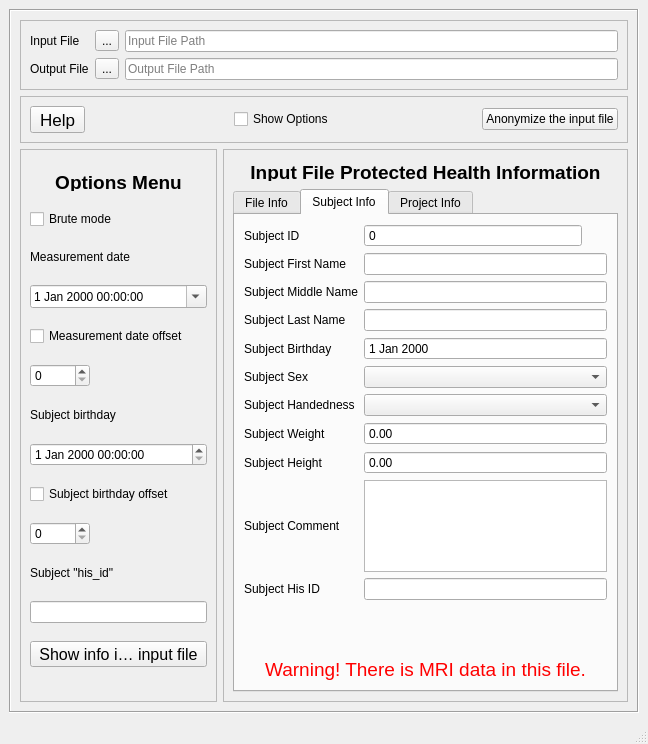
<?xml version="1.0" encoding="UTF-8"?>
<ui version="4.0">
 <class>MainWindow</class>
 <widget class="QMainWindow" name="MainWindow">
  <property name="geometry">
   <rect>
    <x>0</x>
    <y>0</y>
    <width>648</width>
    <height>744</height>
   </rect>
  </property>
  <property name="minimumSize">
   <size>
    <width>550</width>
    <height>0</height>
   </size>
  </property>
  <property name="windowTitle">
   <string>MainWindow</string>
  </property>
  <property name="documentMode">
   <bool>false</bool>
  </property>
  <widget class="QWidget" name="centralwidget">
   <layout class="QVBoxLayout" name="verticalLayout_4">
    <item>
     <widget class="QScrollArea" name="scrollAreaMainMenu">
      <property name="sizePolicy">
       <sizepolicy hsizetype="MinimumExpanding" vsizetype="MinimumExpanding">
        <horstretch>0</horstretch>
        <verstretch>0</verstretch>
       </sizepolicy>
      </property>
      <property name="minimumSize">
       <size>
        <width>400</width>
        <height>0</height>
       </size>
      </property>
      <property name="maximumSize">
       <size>
        <width>16777215</width>
        <height>16777215</height>
       </size>
      </property>
      <property name="autoFillBackground">
       <bool>false</bool>
      </property>
      <property name="frameShape">
       <enum>QFrame::Box</enum>
      </property>
      <property name="verticalScrollBarPolicy">
       <enum>Qt::ScrollBarAsNeeded</enum>
      </property>
      <property name="widgetResizable">
       <bool>true</bool>
      </property>
      <widget class="QWidget" name="scrollAreaWidgetContents">
       <property name="geometry">
        <rect>
         <x>0</x>
         <y>0</y>
         <width>620</width>
         <height>692</height>
        </rect>
       </property>
       <layout class="QVBoxLayout" name="verticalLayout_2">
        <item>
         <widget class="QFrame" name="frameInOutFiles">
          <property name="maximumSize">
           <size>
            <width>16777215</width>
            <height>100</height>
           </size>
          </property>
          <property name="frameShape">
           <enum>QFrame::StyledPanel</enum>
          </property>
          <property name="frameShadow">
           <enum>QFrame::Raised</enum>
          </property>
          <layout class="QGridLayout" name="gridLayout_6">
           <item row="0" column="2">
            <widget class="QLineEdit" name="lineEditInFile">
             <property name="placeholderText">
              <string>Input File Path</string>
             </property>
            </widget>
           </item>
           <item row="3" column="2">
            <widget class="QLineEdit" name="lineEditOutFile">
             <property name="sizePolicy">
              <sizepolicy hsizetype="MinimumExpanding" vsizetype="Preferred">
               <horstretch>0</horstretch>
               <verstretch>0</verstretch>
              </sizepolicy>
             </property>
             <property name="minimumSize">
              <size>
               <width>0</width>
               <height>0</height>
              </size>
             </property>
             <property name="placeholderText">
              <string>Output File Path</string>
             </property>
            </widget>
           </item>
           <item row="3" column="0">
            <widget class="QLabel" name="labelOutFile">
             <property name="text">
              <string>Output File</string>
             </property>
            </widget>
           </item>
           <item row="0" column="0">
            <widget class="QLabel" name="labelInFile">
             <property name="text">
              <string>Input File</string>
             </property>
            </widget>
           </item>
           <item row="0" column="1">
            <widget class="QToolButton" name="openInFileWindowButton">
             <property name="text">
              <string>...</string>
             </property>
            </widget>
           </item>
           <item row="3" column="1">
            <widget class="QToolButton" name="openOutFileWindowButton">
             <property name="text">
              <string>...</string>
             </property>
            </widget>
           </item>
          </layout>
         </widget>
        </item>
        <item>
         <widget class="QFrame" name="frameMainMenu">
          <property name="maximumSize">
           <size>
            <width>16777215</width>
            <height>50</height>
           </size>
          </property>
          <property name="frameShape">
           <enum>QFrame::StyledPanel</enum>
          </property>
          <property name="frameShadow">
           <enum>QFrame::Raised</enum>
          </property>
          <layout class="QGridLayout" name="gridLayout">
           <item row="0" column="0">
            <widget class="QToolButton" name="moreInfoButton">
             <property name="minimumSize">
              <size>
               <width>55</width>
               <height>25</height>
              </size>
             </property>
             <property name="styleSheet">
              <string notr="true">font:13pt;</string>
             </property>
             <property name="text">
              <string>Help</string>
             </property>
            </widget>
           </item>
           <item row="0" column="4">
            <widget class="QPushButton" name="pushButtonAnonymizeFile">
             <property name="text">
              <string>Anonymize the input file</string>
             </property>
            </widget>
           </item>
           <item row="0" column="2">
            <widget class="QCheckBox" name="checkBoxShowOptions">
             <property name="text">
              <string>Show Options</string>
             </property>
            </widget>
           </item>
           <item row="0" column="1">
            <spacer name="horizontalSpacer">
             <property name="orientation">
              <enum>Qt::Horizontal</enum>
             </property>
             <property name="sizeHint" stdset="0">
              <size>
               <width>40</width>
               <height>20</height>
              </size>
             </property>
            </spacer>
           </item>
           <item row="0" column="3">
            <spacer name="horizontalSpacer_2">
             <property name="orientation">
              <enum>Qt::Horizontal</enum>
             </property>
             <property name="sizeHint" stdset="0">
              <size>
               <width>40</width>
               <height>20</height>
              </size>
             </property>
            </spacer>
           </item>
          </layout>
         </widget>
        </item>
        <item>
         <widget class="QFrame" name="frameOptionsAndExtraInfo">
          <property name="minimumSize">
           <size>
            <width>300</width>
            <height>506</height>
           </size>
          </property>
          <property name="frameShape">
           <enum>QFrame::NoFrame</enum>
          </property>
          <property name="frameShadow">
           <enum>QFrame::Plain</enum>
          </property>
          <property name="lineWidth">
           <number>0</number>
          </property>
          <layout class="QHBoxLayout" name="horizontalLayout_2">
           <property name="leftMargin">
            <number>0</number>
           </property>
           <property name="topMargin">
            <number>0</number>
           </property>
           <property name="rightMargin">
            <number>0</number>
           </property>
           <property name="bottomMargin">
            <number>0</number>
           </property>
           <item>
            <widget class="QFrame" name="frameOptions">
             <property name="sizePolicy">
              <sizepolicy hsizetype="MinimumExpanding" vsizetype="Preferred">
               <horstretch>0</horstretch>
               <verstretch>0</verstretch>
              </sizepolicy>
             </property>
             <property name="minimumSize">
              <size>
               <width>190</width>
               <height>0</height>
              </size>
             </property>
             <property name="maximumSize">
              <size>
               <width>400</width>
               <height>800</height>
              </size>
             </property>
             <property name="frameShape">
              <enum>QFrame::StyledPanel</enum>
             </property>
             <property name="frameShadow">
              <enum>QFrame::Raised</enum>
             </property>
             <layout class="QGridLayout" name="gridLayout_3">
              <item row="7" column="0">
               <widget class="QDateTimeEdit" name="dateTimeBirthdayDate"/>
              </item>
              <item row="5" column="0">
               <widget class="QSpinBox" name="spinBoxMeasurementDateOffset">
                <property name="sizePolicy">
                 <sizepolicy hsizetype="Expanding" vsizetype="Fixed">
                  <horstretch>0</horstretch>
                  <verstretch>0</verstretch>
                 </sizepolicy>
                </property>
                <property name="maximumSize">
                 <size>
                  <width>60</width>
                  <height>16777215</height>
                 </size>
                </property>
               </widget>
              </item>
              <item row="1" column="0">
               <widget class="QCheckBox" name="checkBoxBruteMode">
                <property name="text">
                 <string>Brute mode</string>
                </property>
               </widget>
              </item>
              <item row="0" column="0">
               <widget class="QLabel" name="labelMeasDate_2">
                <property name="maximumSize">
                 <size>
                  <width>16777215</width>
                  <height>20</height>
                 </size>
                </property>
                <property name="styleSheet">
                 <string notr="true">font:14pt;</string>
                </property>
                <property name="text">
                 <string>&lt;html&gt;&lt;head/&gt;&lt;body&gt;&lt;p&gt;&lt;span style=&quot; font-weight:600;&quot;&gt;Options Menu&lt;/span&gt;&lt;/p&gt;&lt;/body&gt;&lt;/html&gt;</string>
                </property>
                <property name="alignment">
                 <set>Qt::AlignCenter</set>
                </property>
               </widget>
              </item>
              <item row="11" column="0">
               <widget class="QLineEdit" name="lineEditSubjectHisId"/>
              </item>
              <item row="2" column="0">
               <widget class="QLabel" name="labelMeasDate">
                <property name="maximumSize">
                 <size>
                  <width>16777215</width>
                  <height>20</height>
                 </size>
                </property>
                <property name="text">
                 <string>&lt;html&gt;&lt;head/&gt;&lt;body&gt;&lt;p&gt;Measurement date&lt;/p&gt;&lt;/body&gt;&lt;/html&gt;</string>
                </property>
               </widget>
              </item>
              <item row="12" column="0">
               <widget class="QToolButton" name="seeExtraInfoButton">
                <property name="minimumSize">
                 <size>
                  <width>0</width>
                  <height>8</height>
                 </size>
                </property>
                <property name="styleSheet">
                 <string notr="true">font: 12pt;</string>
                </property>
                <property name="text">
                 <string>Show info in the input file</string>
                </property>
               </widget>
              </item>
              <item row="10" column="0">
               <widget class="QLabel" name="labelSubjectHisId">
                <property name="maximumSize">
                 <size>
                  <width>16777215</width>
                  <height>20</height>
                 </size>
                </property>
                <property name="text">
                 <string>&lt;html&gt;&lt;head/&gt;&lt;body&gt;&lt;p&gt;Subject &amp;quot;his_id&amp;quot;&lt;/p&gt;&lt;/body&gt;&lt;/html&gt;</string>
                </property>
               </widget>
              </item>
              <item row="6" column="0">
               <widget class="QLabel" name="labelSubjectBirthday">
                <property name="maximumSize">
                 <size>
                  <width>16777215</width>
                  <height>20</height>
                 </size>
                </property>
                <property name="text">
                 <string>&lt;html&gt;&lt;head/&gt;&lt;body&gt;&lt;p&gt;Subject birthday&lt;/p&gt;&lt;/body&gt;&lt;/html&gt;</string>
                </property>
               </widget>
              </item>
              <item row="4" column="0">
               <widget class="QCheckBox" name="checkBoxMeasurementDateOffset">
                <property name="text">
                 <string>Measurement date offset</string>
                </property>
               </widget>
              </item>
              <item row="9" column="0">
               <widget class="QSpinBox" name="spinBoxBirthdayDateOffset">
                <property name="maximumSize">
                 <size>
                  <width>60</width>
                  <height>16777215</height>
                 </size>
                </property>
               </widget>
              </item>
              <item row="8" column="0">
               <widget class="QCheckBox" name="checkBoxBirthdayDateOffset">
                <property name="text">
                 <string>Subject birthday offset</string>
                </property>
               </widget>
              </item>
              <item row="3" column="0">
               <widget class="QDateTimeEdit" name="dateTimeMeasurementDate">
                <property name="sizePolicy">
                 <sizepolicy hsizetype="Expanding" vsizetype="Maximum">
                  <horstretch>0</horstretch>
                  <verstretch>0</verstretch>
                 </sizepolicy>
                </property>
                <property name="time">
                 <time>
                  <hour>0</hour>
                  <minute>0</minute>
                  <second>0</second>
                 </time>
                </property>
                <property name="calendarPopup">
                 <bool>true</bool>
                </property>
               </widget>
              </item>
             </layout>
             <zorder>checkBoxBirthdayDateOffset</zorder>
             <zorder>labelSubjectHisId</zorder>
             <zorder>checkBoxMeasurementDateOffset</zorder>
             <zorder>dateTimeBirthdayDate</zorder>
             <zorder>labelMeasDate</zorder>
             <zorder>spinBoxMeasurementDateOffset</zorder>
             <zorder>dateTimeMeasurementDate</zorder>
             <zorder>labelSubjectBirthday</zorder>
             <zorder>lineEditSubjectHisId</zorder>
             <zorder>spinBoxBirthdayDateOffset</zorder>
             <zorder>checkBoxBruteMode</zorder>
             <zorder>labelMeasDate_2</zorder>
             <zorder>seeExtraInfoButton</zorder>
            </widget>
           </item>
           <item>
            <widget class="QFrame" name="frameExtraInfo">
             <property name="minimumSize">
              <size>
               <width>307</width>
               <height>9</height>
              </size>
             </property>
             <property name="maximumSize">
              <size>
               <width>500</width>
               <height>16777215</height>
              </size>
             </property>
             <property name="frameShape">
              <enum>QFrame::StyledPanel</enum>
             </property>
             <property name="frameShadow">
              <enum>QFrame::Raised</enum>
             </property>
             <layout class="QVBoxLayout" name="verticalLayout">
              <item>
               <widget class="QFrame" name="frame">
                <property name="maximumSize">
                 <size>
                  <width>16777215</width>
                  <height>37</height>
                 </size>
                </property>
                <property name="frameShape">
                 <enum>QFrame::NoFrame</enum>
                </property>
                <property name="frameShadow">
                 <enum>QFrame::Raised</enum>
                </property>
                <layout class="QVBoxLayout" name="verticalLayout_3">
                 <property name="spacing">
                  <number>0</number>
                 </property>
                 <property name="topMargin">
                  <number>2</number>
                 </property>
                 <property name="bottomMargin">
                  <number>2</number>
                 </property>
                 <item>
                  <widget class="QLabel" name="labelExtraInfoTitle">
                   <property name="maximumSize">
                    <size>
                     <width>16777215</width>
                     <height>20</height>
                    </size>
                   </property>
                   <property name="styleSheet">
                    <string notr="true">font: 14pt;</string>
                   </property>
                   <property name="text">
                    <string>&lt;html&gt;&lt;head/&gt;&lt;body&gt;&lt;p&gt;&lt;span style=&quot; font-weight:600;&quot;&gt;Input File Protected Health Information&lt;/span&gt;&lt;/p&gt;&lt;/body&gt;&lt;/html&gt;</string>
                   </property>
                   <property name="alignment">
                    <set>Qt::AlignCenter</set>
                   </property>
                  </widget>
                 </item>
                </layout>
               </widget>
              </item>
              <item>
               <widget class="QTabWidget" name="tabWidget">
                <property name="enabled">
                 <bool>true</bool>
                </property>
                <property name="currentIndex">
                 <number>1</number>
                </property>
                <widget class="QWidget" name="tab">
                 <attribute name="title">
                  <string>File Info</string>
                 </attribute>
                 <layout class="QGridLayout" name="gridLayout_5">
                  <item row="3" column="1">
                   <widget class="QDateTimeEdit" name="dateTimeFileMeasurementDateExtra">
                    <property name="buttonSymbols">
                     <enum>QAbstractSpinBox::NoButtons</enum>
                    </property>
                   </widget>
                  </item>
                  <item row="2" column="0">
                   <widget class="QLabel" name="labelMACAddressExtra">
                    <property name="text">
                     <string>ID MAC address</string>
                    </property>
                   </widget>
                  </item>
                  <item row="3" column="0">
                   <widget class="QLabel" name="labelFileMeasurementDateExtra">
                    <property name="text">
                     <string>Measurement Date</string>
                    </property>
                   </widget>
                  </item>
                  <item row="2" column="1">
                   <widget class="QLineEdit" name="lineEditIdMACAddressExtra"/>
                  </item>
                  <item row="5" column="1">
                   <widget class="QLineEdit" name="lineEditExperimenterExtra"/>
                  </item>
                  <item row="0" column="0">
                   <widget class="QLabel" name="labelFileVersionExtra">
                    <property name="text">
                     <string>ID File FIFF version</string>
                    </property>
                   </widget>
                  </item>
                  <item row="4" column="0">
                   <widget class="QLabel" name="labelFileCommentExtra">
                    <property name="text">
                     <string>File Comment</string>
                    </property>
                   </widget>
                  </item>
                  <item row="1" column="1">
                   <widget class="QDateTimeEdit" name="dateTimeIdMeasurementDateExtra">
                    <property name="buttonSymbols">
                     <enum>QAbstractSpinBox::NoButtons</enum>
                    </property>
                   </widget>
                  </item>
                  <item row="5" column="0">
                   <widget class="QLabel" name="labelExperimenterExtra">
                    <property name="text">
                     <string>Experimenter</string>
                    </property>
                   </widget>
                  </item>
                  <item row="0" column="1">
                   <widget class="QLineEdit" name="lineEditIdFileVersionExtra"/>
                  </item>
                  <item row="1" column="0">
                   <widget class="QLabel" name="labelIdMeasurementDateExtra">
                    <property name="text">
                     <string>ID Measurement Date</string>
                    </property>
                   </widget>
                  </item>
                  <item row="6" column="1">
                   <spacer name="verticalSpacer">
                    <property name="orientation">
                     <enum>Qt::Vertical</enum>
                    </property>
                    <property name="sizeHint" stdset="0">
                     <size>
                      <width>20</width>
                      <height>40</height>
                     </size>
                    </property>
                   </spacer>
                  </item>
                  <item row="4" column="1">
                   <widget class="QPlainTextEdit" name="plainTextFileCommentExtra">
                    <property name="sizePolicy">
                     <sizepolicy hsizetype="MinimumExpanding" vsizetype="MinimumExpanding">
                      <horstretch>0</horstretch>
                      <verstretch>0</verstretch>
                     </sizepolicy>
                    </property>
                    <property name="maximumSize">
                     <size>
                      <width>16777215</width>
                      <height>122</height>
                     </size>
                    </property>
                    <property name="verticalScrollBarPolicy">
                     <enum>Qt::ScrollBarAsNeeded</enum>
                    </property>
                    <property name="readOnly">
                     <bool>false</bool>
                    </property>
                    <property name="plainText">
                     <string/>
                    </property>
                   </widget>
                  </item>
                 </layout>
                </widget>
                <widget class="QWidget" name="tab_2">
                 <attribute name="title">
                  <string>Subject Info</string>
                 </attribute>
                 <layout class="QGridLayout" name="gridLayout_4">
                  <item row="4" column="0" colspan="2">
                   <widget class="QLabel" name="labelSubjectBirthdayExtra">
                    <property name="text">
                     <string>Subject Birthday</string>
                    </property>
                   </widget>
                  </item>
                  <item row="5" column="0" colspan="2">
                   <widget class="QLabel" name="labelSubjectSexExtra">
                    <property name="text">
                     <string>Subject Sex</string>
                    </property>
                   </widget>
                  </item>
                  <item row="10" column="0">
                   <widget class="QLabel" name="labelHisIDExtra">
                    <property name="text">
                     <string>Subject His ID</string>
                    </property>
                   </widget>
                  </item>
                  <item row="2" column="2">
                   <widget class="QLineEdit" name="lineEditSubjectMiddleNameExtra"/>
                  </item>
                  <item row="9" column="0">
                   <widget class="QLabel" name="labelSubjectCommentExtra">
                    <property name="maximumSize">
                     <size>
                      <width>16777215</width>
                      <height>50</height>
                     </size>
                    </property>
                    <property name="text">
                     <string>Subject Comment</string>
                    </property>
                   </widget>
                  </item>
                  <item row="11" column="0">
                   <spacer name="verticalSpacer_8">
                    <property name="orientation">
                     <enum>Qt::Vertical</enum>
                    </property>
                    <property name="sizeHint" stdset="0">
                     <size>
                      <width>20</width>
                      <height>40</height>
                     </size>
                    </property>
                   </spacer>
                  </item>
                  <item row="8" column="2">
                   <widget class="QDoubleSpinBox" name="doubleSpinBoxSubjectHeightExtra">
                    <property name="buttonSymbols">
                     <enum>QAbstractSpinBox::NoButtons</enum>
                    </property>
                   </widget>
                  </item>
                  <item row="6" column="0" colspan="2">
                   <widget class="QLabel" name="labelSubjectHandExtra">
                    <property name="text">
                     <string>Subject Handedness</string>
                    </property>
                   </widget>
                  </item>
                  <item row="1" column="2">
                   <widget class="QLineEdit" name="lineEditSubjectFirstNameExtra"/>
                  </item>
                  <item row="3" column="0" colspan="2">
                   <widget class="QLabel" name="labelSubjectLastNameExtra">
                    <property name="text">
                     <string>Subject Last Name</string>
                    </property>
                   </widget>
                  </item>
                  <item row="2" column="0" colspan="2">
                   <widget class="QLabel" name="labelSubjectMiddleNameExtra">
                    <property name="text">
                     <string>Subject Middle Name</string>
                    </property>
                   </widget>
                  </item>
                  <item row="1" column="0" colspan="2">
                   <widget class="QLabel" name="labelSubjectFirstNameExtra">
                    <property name="text">
                     <string>Subject First Name</string>
                    </property>
                   </widget>
                  </item>
                  <item row="0" column="2">
                   <widget class="QSpinBox" name="spinBoxSubjectIDExtra">
                    <property name="maximumSize">
                     <size>
                      <width>218</width>
                      <height>16777215</height>
                     </size>
                    </property>
                    <property name="buttonSymbols">
                     <enum>QAbstractSpinBox::NoButtons</enum>
                    </property>
                   </widget>
                  </item>
                  <item row="5" column="2">
                   <widget class="QComboBox" name="comboBoxSubjectSexExtra"/>
                  </item>
                  <item row="10" column="2">
                   <widget class="QLineEdit" name="lineEditSubjectHisIdExtra"/>
                  </item>
                  <item row="4" column="2">
                   <widget class="QDateEdit" name="dateEditSubjectBirthdayExtra">
                    <property name="buttonSymbols">
                     <enum>QAbstractSpinBox::NoButtons</enum>
                    </property>
                   </widget>
                  </item>
                  <item row="7" column="0" colspan="2">
                   <widget class="QLabel" name="labelSubjectWeightExtra">
                    <property name="text">
                     <string>Subject Weight</string>
                    </property>
                   </widget>
                  </item>
                  <item row="0" column="0" colspan="2">
                   <widget class="QLabel" name="labelSubjectIDExtra">
                    <property name="text">
                     <string>Subject ID</string>
                    </property>
                   </widget>
                  </item>
                  <item row="3" column="2">
                   <widget class="QLineEdit" name="lineEditSubjectLastNameExtra"/>
                  </item>
                  <item row="7" column="2">
                   <widget class="QDoubleSpinBox" name="doubleSpinBoxSubjectWeightExtra">
                    <property name="buttonSymbols">
                     <enum>QAbstractSpinBox::NoButtons</enum>
                    </property>
                   </widget>
                  </item>
                  <item row="6" column="2">
                   <widget class="QComboBox" name="comboBoxSubjectHandExtra"/>
                  </item>
                  <item row="8" column="0" colspan="2">
                   <widget class="QLabel" name="labelSubjectHeightExtra">
                    <property name="text">
                     <string>Subject Height</string>
                    </property>
                   </widget>
                  </item>
                  <item row="9" column="2">
                   <widget class="QPlainTextEdit" name="plainTextEditSubjectCommentExtra">
                    <property name="sizePolicy">
                     <sizepolicy hsizetype="Expanding" vsizetype="Minimum">
                      <horstretch>0</horstretch>
                      <verstretch>0</verstretch>
                     </sizepolicy>
                    </property>
                    <property name="minimumSize">
                     <size>
                      <width>0</width>
                      <height>30</height>
                     </size>
                    </property>
                    <property name="maximumSize">
                     <size>
                      <width>400</width>
                      <height>92</height>
                     </size>
                    </property>
                   </widget>
                  </item>
                  <item row="12" column="0" colspan="3">
                   <widget class="QLabel" name="labelSubjectMriDataFoundExtra">
                    <property name="maximumSize">
                     <size>
                      <width>16777215</width>
                      <height>50</height>
                     </size>
                    </property>
                    <property name="text">
                     <string>&lt;html&gt;&lt;head/&gt;&lt;body&gt;&lt;p&gt;&lt;span style=&quot; font-size:14pt; color:#ff0000;&quot;&gt;Warning! There is MRI data in this file.&lt;/span&gt;&lt;/p&gt;&lt;/body&gt;&lt;/html&gt;</string>
                    </property>
                    <property name="textFormat">
                     <enum>Qt::RichText</enum>
                    </property>
                    <property name="alignment">
                     <set>Qt::AlignCenter</set>
                    </property>
                   </widget>
                  </item>
                 </layout>
                </widget>
                <widget class="QWidget" name="tab_3">
                 <attribute name="title">
                  <string>Project Info</string>
                 </attribute>
                 <layout class="QGridLayout" name="gridLayout_7">
                  <item row="4" column="1">
                   <widget class="QPlainTextEdit" name="plainTextEditProjectCommentExtra">
                    <property name="sizePolicy">
                     <sizepolicy hsizetype="Expanding" vsizetype="Minimum">
                      <horstretch>0</horstretch>
                      <verstretch>0</verstretch>
                     </sizepolicy>
                    </property>
                    <property name="minimumSize">
                     <size>
                      <width>0</width>
                      <height>87</height>
                     </size>
                    </property>
                    <property name="maximumSize">
                     <size>
                      <width>400</width>
                      <height>99</height>
                     </size>
                    </property>
                   </widget>
                  </item>
                  <item row="0" column="0">
                   <widget class="QLabel" name="labelProjectIDExtra">
                    <property name="text">
                     <string>Project ID</string>
                    </property>
                   </widget>
                  </item>
                  <item row="1" column="1">
                   <widget class="QLineEdit" name="lineEditProjectAimExtra"/>
                  </item>
                  <item row="3" column="0">
                   <widget class="QLabel" name="labelProjectPersonsExtra">
                    <property name="text">
                     <string>Project Persons</string>
                    </property>
                   </widget>
                  </item>
                  <item row="1" column="0">
                   <widget class="QLabel" name="labelProjectAimExtra">
                    <property name="text">
                     <string>Project Aim</string>
                    </property>
                   </widget>
                  </item>
                  <item row="0" column="1">
                   <widget class="QSpinBox" name="spinBoxProjectIDExtra">
                    <property name="frame">
                     <bool>true</bool>
                    </property>
                    <property name="buttonSymbols">
                     <enum>QAbstractSpinBox::NoButtons</enum>
                    </property>
                   </widget>
                  </item>
                  <item row="4" column="0">
                   <widget class="QLabel" name="labelProjectCommentExtra">
                    <property name="text">
                     <string>Project Comment</string>
                    </property>
                   </widget>
                  </item>
                  <item row="2" column="0">
                   <widget class="QLabel" name="labelProjectNameExtra">
                    <property name="text">
                     <string>Project Name</string>
                    </property>
                   </widget>
                  </item>
                  <item row="3" column="1">
                   <widget class="QLineEdit" name="lineEditProjectPersonsExtra"/>
                  </item>
                  <item row="2" column="1">
                   <widget class="QLineEdit" name="lineEditProjectNameExtra"/>
                  </item>
                  <item row="5" column="1">
                   <spacer name="verticalSpacer_2">
                    <property name="orientation">
                     <enum>Qt::Vertical</enum>
                    </property>
                    <property name="sizeHint" stdset="0">
                     <size>
                      <width>20</width>
                      <height>40</height>
                     </size>
                    </property>
                   </spacer>
                  </item>
                 </layout>
                </widget>
               </widget>
              </item>
             </layout>
            </widget>
           </item>
          </layout>
         </widget>
        </item>
       </layout>
      </widget>
     </widget>
    </item>
   </layout>
  </widget>
  <widget class="QStatusBar" name="statusbar"/>
 </widget>
 <tabstops>
  <tabstop>lineEditInFile</tabstop>
  <tabstop>lineEditOutFile</tabstop>
  <tabstop>pushButtonAnonymizeFile</tabstop>
  <tabstop>checkBoxShowOptions</tabstop>
  <tabstop>checkBoxBruteMode</tabstop>
  <tabstop>dateTimeMeasurementDate</tabstop>
  <tabstop>checkBoxMeasurementDateOffset</tabstop>
  <tabstop>spinBoxMeasurementDateOffset</tabstop>
  <tabstop>dateTimeBirthdayDate</tabstop>
  <tabstop>checkBoxBirthdayDateOffset</tabstop>
  <tabstop>spinBoxBirthdayDateOffset</tabstop>
  <tabstop>lineEditSubjectHisId</tabstop>
  <tabstop>tabWidget</tabstop>
  <tabstop>lineEditIdFileVersionExtra</tabstop>
  <tabstop>dateTimeIdMeasurementDateExtra</tabstop>
  <tabstop>lineEditIdMACAddressExtra</tabstop>
  <tabstop>dateTimeFileMeasurementDateExtra</tabstop>
  <tabstop>plainTextFileCommentExtra</tabstop>
  <tabstop>lineEditExperimenterExtra</tabstop>
  <tabstop>spinBoxSubjectIDExtra</tabstop>
  <tabstop>lineEditSubjectFirstNameExtra</tabstop>
  <tabstop>lineEditSubjectMiddleNameExtra</tabstop>
  <tabstop>lineEditSubjectLastNameExtra</tabstop>
  <tabstop>dateEditSubjectBirthdayExtra</tabstop>
  <tabstop>comboBoxSubjectSexExtra</tabstop>
  <tabstop>comboBoxSubjectHandExtra</tabstop>
  <tabstop>doubleSpinBoxSubjectWeightExtra</tabstop>
  <tabstop>doubleSpinBoxSubjectHeightExtra</tabstop>
  <tabstop>plainTextEditSubjectCommentExtra</tabstop>
  <tabstop>lineEditSubjectHisIdExtra</tabstop>
  <tabstop>spinBoxProjectIDExtra</tabstop>
  <tabstop>lineEditProjectAimExtra</tabstop>
  <tabstop>lineEditProjectNameExtra</tabstop>
  <tabstop>lineEditProjectPersonsExtra</tabstop>
  <tabstop>plainTextEditProjectCommentExtra</tabstop>
  <tabstop>openInFileWindowButton</tabstop>
  <tabstop>moreInfoButton</tabstop>
  <tabstop>openOutFileWindowButton</tabstop>
 </tabstops>
 <resources/>
 <connections/>
</ui>
